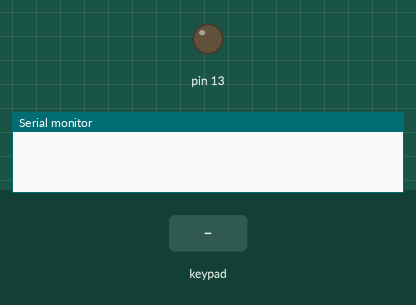
This sketch was run on a simulated Arduino Uno, built with avr-gcc and run on an emulated ATmega328P. Shown: output pins drawn as LEDs (lit = HIGH), the last lines printed to the serial monitor. Inputs (shaded band) come from the test bench.

Above: at 1.2 s.
1.3 s: keypad keys * 9 9 9 # pressed 0.4 s apart
At 3.4 s:
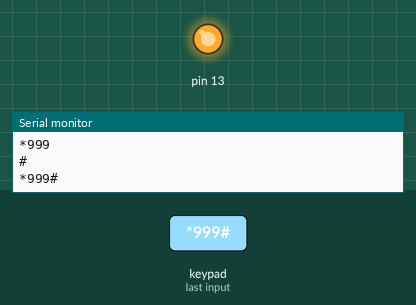
6.3 s: key '*' pressed
At 7.5 s:
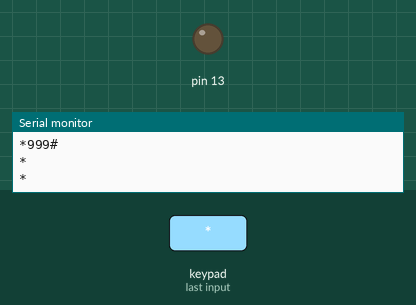
7.8 s: keypad keys * 9 9 9 # D pressed 0.4 s apart
At 10.6 s:
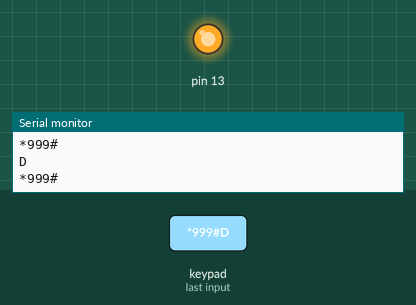
Timing chart, 0 to 12.1 s (numbered marks = the images above; inputs shaded):
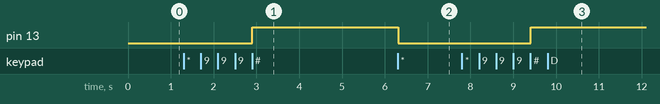

Measured:
- after the input at 1.3 s, pin 13: LOW → HIGH after 1.6 s
- after the input at 6.3 s, pin 13: HIGH → LOW at once
- after the input at 7.8 s, pin 13: LOW → HIGH after 1.6 s

The sketch:

arduino_keypad.ino
```cpp
/* @file HelloKeypad.pde
|| @version 1.0
|| @author Alexander Brevig
|| @contact alexanderbrevig@gmail.com
||
|| @description
|| | Demonstrates the simplest use of the matrix Keypad library.
|| #
*/
#include <Keypad.h>

const byte ROWS = 4; //four rows
const byte COLS = 4; //three columns
char keys[ROWS][COLS] = {
  {'1','2','3','A'},
  {'4','5','6','B'},
  {'7','8','9','C'},
  {'*','0','#','D'}
};
byte rowPins[ROWS] = {9, 8, 7, 6}; //connect to the row pinouts of the keypad
byte colPins[COLS] = {5, 4, 3, 2}; //connect to the column pinouts of the keypad

Keypad keypad = Keypad( makeKeymap(keys), rowPins, colPins, ROWS, COLS );

boolean isStoring = false;
boolean isOn = false;
String password;

void setup(){
  Serial.begin(9600);
  pinMode(13, OUTPUT);
}

void loop(){
  char key = keypad.getKey();

  if (key){
    Serial.println(key);

    if(key == '*')
    {
      isStoring = true;
      password = "";
    }

    if(isStoring)
    {
      password += key;
    }

    if(key == '#')
    {
      isStoring = false;
    }

    Serial.println(password);

    if(password == "*999#")
    {
      isOn = true;
    }
    else
    {
      isOn = false;
    }
  }

  if(isOn)
  {
    //Serial.println("on");
    digitalWrite(13, HIGH);
    delay(100);
  }
  else
  {
    //Serial.println("off");
    digitalWrite(13, LOW);
  }
}
```
